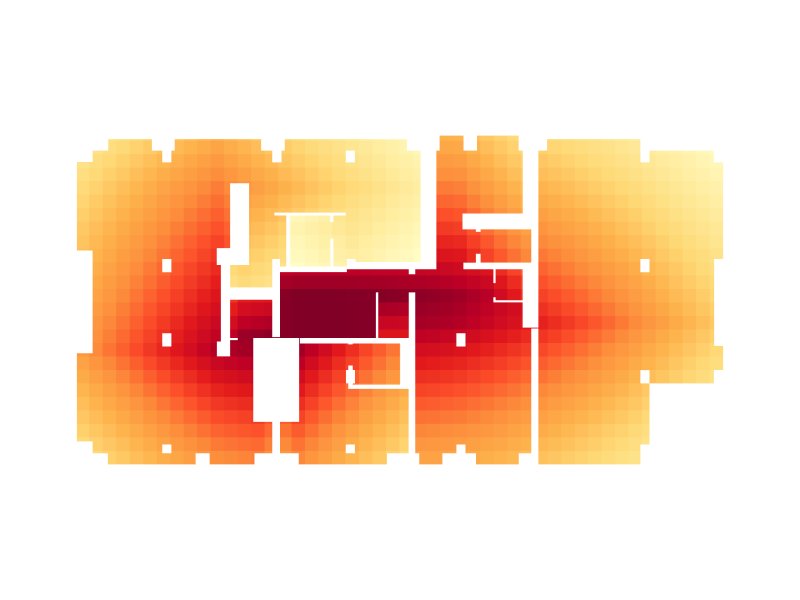

The notebook cell this image was saved under:
### Code cell
Topology.Show(faces,
              faceColorKey="cc_color",
              faceOpacity=1,
              showEdges=False,
              showVertices=False,
              camera=[0,0,6],
              backgroundColor="white",
              width=800,
              height=600,
              renderer=renderer)
